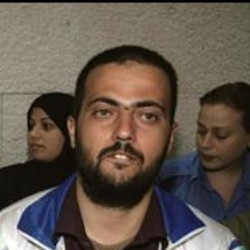
#> input picture src/Test/testbai02.jpg, 250 x 250 px
$ python TestSkin04.py
#> lines starting #> are read from the running program, lines starting #| are printed output that depends on the picture; after the words box and inside, x2 and y2 are one past the last pixel; in counts of white or black regions, pixels touching at a corner belong together
#> further down, img is the input picture: shape (250, 250, 3); mean B, G, R 74.6, 85.2, 97.2
import cv2
import numpy as np
imname = "testbai02.jpg"
# 肤色检测之一: YCrCb之Cr分量 + OTSU二值化
def myGetSkin():
    img = cv2.imread(imname, cv2.IMREAD_COLOR)
    cv2.imshow("whatimg",img)
    oriimg = cv2.imread(imname)
    cv2.imshow("whatori",oriimg)
    ycrcb = cv2.cvtColor(img, cv2.COLOR_BGR2YCrCb) # 把图像转换到YUV色域
#> ycrcb: shape (250, 250, 3); mean of channels 0, 1, 2 87.6, 134.9, 120.7
    (y, cr, cb) = cv2.split(ycrcb) # 图像分割, 分别获取y, cr, br通道图像
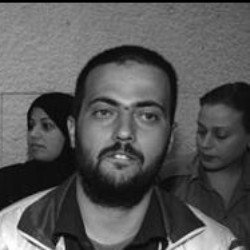
#> y: shape (250, 250); min 0, max 254, mean 87.6
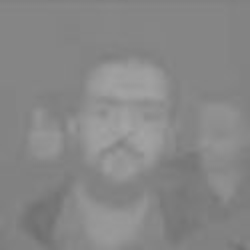
#> cr: shape (250, 250); min 111, max 164, mean 134.9
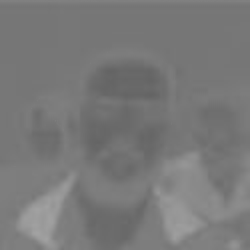
#> cb: shape (250, 250); min 100, max 162, mean 120.7


    # 高斯滤波, cr 是待滤波的源图像数据, (5,5)是值窗口大小, 0 是指根据窗口大小来计算高斯函数标准差
    cr1 = cv2.GaussianBlur(cr, (5, 5), 0) # 对cr通道分量进行高斯滤波
    # 根据OTSU算法求图像阈值, 对图像进行二值化
    _, skin1 = cv2.threshold(cr1, 0, 255, cv2.THRESH_BINARY + cv2.THRESH_OTSU)
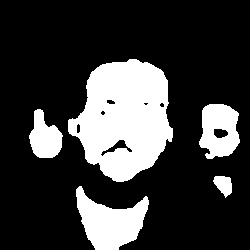
#> skin1: shape (250, 250); 23% white; 5 white regions, box (x1, y1, x2, y2) and area: (68, 59, 173, 182) 8792, (76, 186, 149, 250) 2613, (199, 104, 240, 159) 1650, (29, 109, 63, 158) 1068, (213, 176, 232, 198) 276

    backans = np.zeros(oriimg.shape,np.uint8)
    (x, y) = skin1.shape
#> x = 250; y = 250
    # for k in range(a):
    # for a in range(3):
    for i in range(x):
        for j in range(y):
            # print(back0[i,j])
            if skin1[i,j]!=0:
            # [4 lines of commented-out code are left out]
                backans[i][j] = oriimg[i][j] # 这样做是为了让原图与滤波后的图合成时更准确
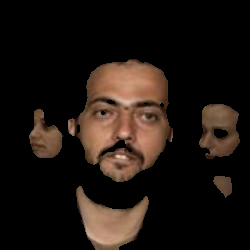
#> backans: shape (250, 250, 3); mean B, G, R 16.7, 22.1, 30.6
#| [0 0 0]
    return  backans

def Contrast_and_Brightness(alpha, beta, img):
#> called with alpha = 1, beta = 50
    blank = np.zeros(img.shape, img.dtype)
    # dst = alpha * img + (1-alpha) * blank + beta
    dst = cv2.addWeighted(img, alpha, blank, 1 - alpha, beta)
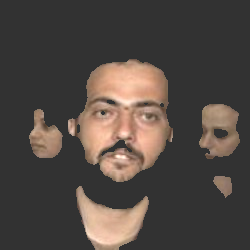
#> dst: shape (250, 250, 3); mean B, G, R 66.7, 72.1, 80.6
    return dst
#
img = cv2.imread("testbai02.jpg")
cv2.imshow("ori",img)
back0 = myGetSkin()
print(back0[0][0])
cv2.imshow("what",back0)
back0 = Contrast_and_Brightness(1, 50, back0)
print(back0[0][0])
#| [50 50 50]
backans = np.zeros(img.shape,np.uint8)
(x, y,a) = back0.shape
#> x = 250; y = 250; a = 3
print(a)
#| 3
# for k in range(a):
for i in range(x):
    for j in range(y):
        # print(back0[i,j])
        if back0[i,j,0]==50 and back0[i,j,1]==50 and back0[i,j,2]==50:
            backans[i][j] = img[i][j]
        else:
            backans[i][j] = back0[i][j] # 这样做是为了让原图与滤波后的图合成时更准确
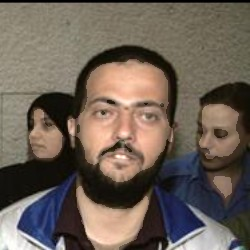
#> backans: shape (250, 250, 3); mean B, G, R 86.2, 96.7, 108.7
# ans = cv2.add(lkk,back0)
cv2.imshow("ans",backans)
cv2.waitKey(0)
